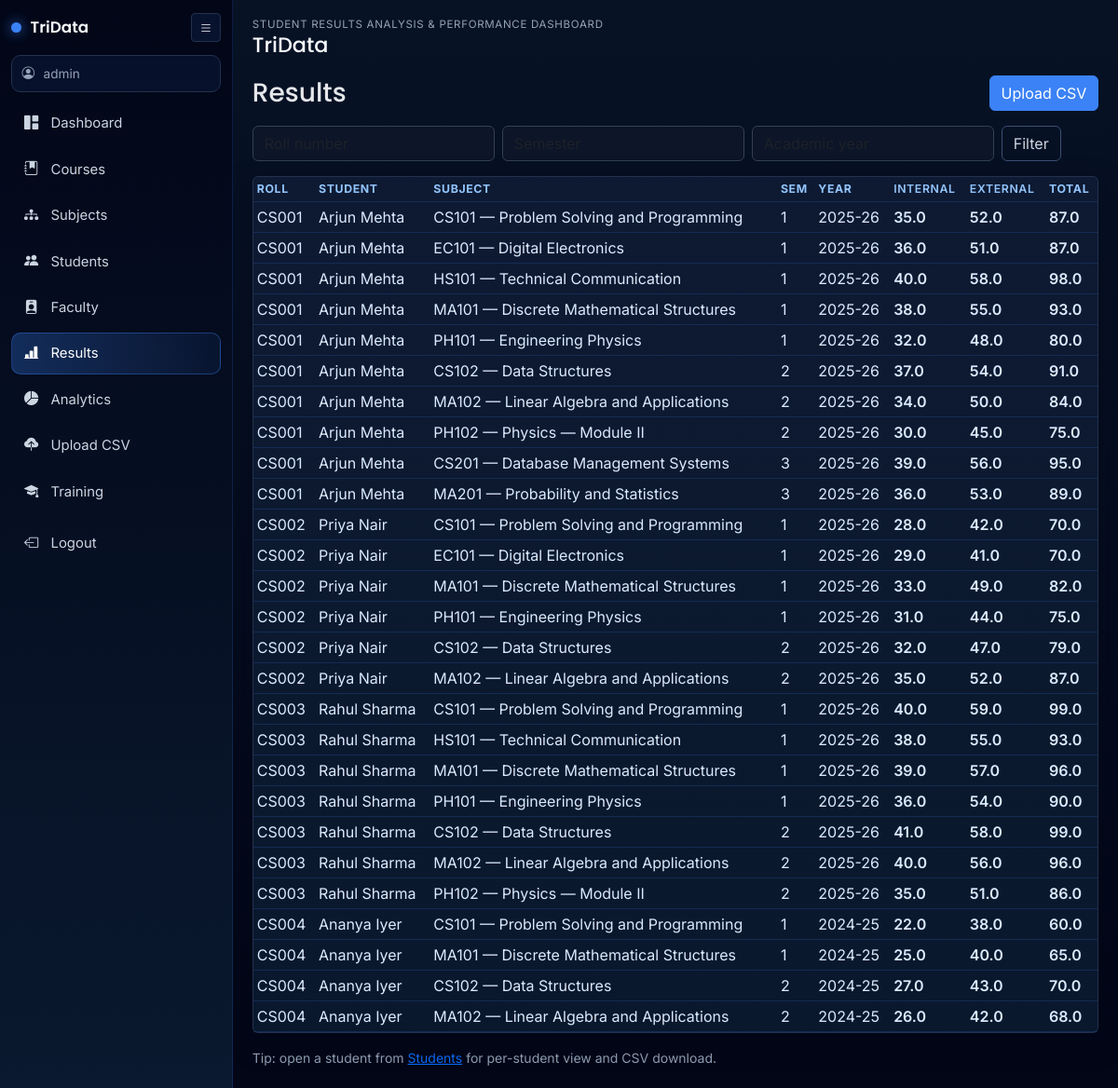
/admin/results (signed in), run on the app's committed database.
### app/models.py (models this page shows, shortened)
class User(UserMixin, db.Model):
    __tablename__ = "users"
    id = db.Column(db.Integer, primary_key=True)
    username = db.Column(db.String(80), unique=True, nullable=False, index=True)
    password_hash = db.Column(db.String(256), nullable=False)
    role = db.Column(db.String(20), nullable=False, default="student")  # admin | faculty | student
    student = db.relationship("Student", backref="user_account", uselist=False)
    faculty = db.relationship("Faculty", backref="user_account", uselist=False)

class Result(db.Model):
    __tablename__ = "results"
    id = db.Column(db.Integer, primary_key=True)
    student_id = db.Column(db.Integer, db.ForeignKey("students.id"), nullable=False)
    subject_id = db.Column(db.Integer, db.ForeignKey("subjects.id"), nullable=False)
    semester = db.Column(db.Integer, nullable=False)
    academic_year = db.Column(db.String(32), nullable=False, default="2025-26")
    internal_marks = db.Column(db.Float, nullable=False, default=0)
    external_marks = db.Column(db.Float, nullable=False, default=0)
    __table_args__ = (
        db.UniqueConstraint(
            "student_id", "subject_id", "semester", "academic_year", name="uq_result_row"
        ),
    )
    @property
    def total_marks(self) -> float:
        return float(self.internal_marks or 0) + float(self.external_marks or 0)

class Student(db.Model):
    __tablename__ = "students"
    id = db.Column(db.Integer, primary_key=True)
    user_id = db.Column(db.Integer, db.ForeignKey("users.id"), unique=True, nullable=False)
    roll_number = db.Column(db.String(64), unique=True, nullable=False, index=True)
    full_name = db.Column(db.String(160), nullable=False)
    email = db.Column(db.String(120))
    phone = db.Column(db.String(32))
    course_id = db.Column(db.Integer, db.ForeignKey("courses.id"), nullable=False)
    results = db.relationship("Result", backref="student", lazy="dynamic", cascade="all, delete-orphan")
    trainings = db.relationship("Training", backref="student", lazy="dynamic", cascade="all, delete-orphan")

class Subject(db.Model):
    __tablename__ = "subjects"
    id = db.Column(db.Integer, primary_key=True)
    name = db.Column(db.String(120), nullable=False)
    code = db.Column(db.String(32), nullable=False, index=True)
    course_id = db.Column(db.Integer, db.ForeignKey("courses.id"), nullable=False)
    max_internal = db.Column(db.Integer, default=40)
    max_external = db.Column(db.Integer, default=60)
    __table_args__ = (db.UniqueConstraint("course_id", "code", name="uq_subject_course_code"),)
    results = db.relationship("Result", backref="subject", lazy="dynamic")

### app/routes/admin.py (the view)
@bp.route("/results")
def results_list():
    roll = (request.args.get("roll") or "").strip()
    semester = request.args.get("semester", type=int)
    year = (request.args.get("year") or "").strip()
    query = Result.query.join(Student).join(Subject)
    if roll:
        query = query.filter(Student.roll_number.ilike(f"%{roll}%"))
    if semester:
        query = query.filter(Result.semester == semester)
    if year:
        query = query.filter(Result.academic_year == year)
    results = query.order_by(
        Student.roll_number, Result.semester, Subject.code
    ).all()
    students = Student.query.order_by(Student.roll_number).limit(500).all()
    return render_template(
        "admin/results_list.html",
        results=results,
        students=students,
        roll=roll,
        semester=semester,
        year=year,
    )

### app/routes/admin.py (called while the page is built)
@bp.before_request
@login_required
def _admin_gate():
    if current_user.role != "admin":
        from flask import abort
        abort(403)

### app/templates/admin/results_list.html (shortened to what this page needs)
{% extends "base.html" %}
{% block content %}
<div class="d-flex justify-content-between align-items-center mb-3 flex-wrap gap-2">
  <h1 class="h3 mb-0">Results</h1>
  <a class="btn btn-primary" href="{{ url_for('admin.results_upload') }}">Upload CSV</a>
</div>
<form class="row g-2 mb-3" method="get">
  <div class="col-auto"><input class="form-control" name="roll" placeholder="Roll number" value="{{ roll or '' }}"></div>
  <div class="col-auto"><input class="form-control" type="number" min="1" name="semester" placeholder="Semester" value="{{ semester or '' }}"></div>
  <div class="col-auto"><input class="form-control" name="year" placeholder="Academic year" value="{{ year or '' }}"></div>
  <div class="col-auto"><button type="submit" class="btn btn-outline-secondary">Filter</button></div>
</form>
<div class="card">
  <div class="table-responsive">
    <table class="table table-sm table-hover mb-0">
      <thead>
        <tr>
          <th>Roll</th><th>Student</th><th>Subject</th><th>Sem</th><th>Year</th>
          <th class="marks-int">Internal</th><th class="marks-ext">External</th><th>Total</th>
        </tr>
      </thead>
      <tbody>
        {% for r in results %}
        <tr>
          <td>{{ r.student.roll_number }}</td>
          <td>{{ r.student.full_name }}</td>
          <td>{{ r.subject.code }} — {{ r.subject.name }}</td>
          <td>{{ r.semester }}</td>
          <td>{{ r.academic_year }}</td>
          <td class="marks-int">{{ r.internal_marks }}</td>
          <td class="marks-ext">{{ r.external_marks }}</td>
          <td class="fw-semibold">{{ '%.1f'|format(r.total_marks) }}</td>
        </tr>
        {% else %}
        <tr><td colspan="8" class="text-muted py-4 text-center">No rows. Upload a CSV or adjust filters.</td></tr>
        {% endfor %}
      </tbody>
    </table>
  </div>
</div>
<p class="text-muted small mt-3 mb-0">Tip: open a student from <a href="{{ url_for('admin.students_list') }}">Students</a> for per-student view and CSV download.</p>
{% endblock %}

### app/templates/base.html (shortened to what this page needs)
<!DOCTYPE html>
<html lang="en">
<head>
  <link href="https://cdn.jsdelivr.net/npm/bootstrap-icons@1.11.3/font/bootstrap-icons.css" rel="stylesheet">
  <link href="https://cdn.jsdelivr.net/npm/bootstrap@5.3.3/dist/css/bootstrap.min.css" rel="stylesheet">
  <link rel="stylesheet" href="{{ url_for('static', filename='css/app.css') }}">
</head>
<body>
  {% if current_user.is_authenticated %}
  <div id="tridataShell" class="app-shell">
    <aside id="appSidebar" class="app-sidebar">
      <div class="sidebar-head">
        <div class="brand-wrap">
          <span class="brand-dot"></span>
          <span class="brand-text">TriData</span>
        </div>
        <button id="sidebarToggle" class="btn btn-sm icon-btn" type="button" aria-label="Toggle sidebar">
          <i class="bi bi-list"></i>
        </button>
      </div>
      <div class="user-chip">
        <i class="bi bi-person-circle"></i>
        <span>{{ current_user.username }}</span>
      </div>
      <nav class="side-nav">
        {% if current_user.role == 'admin' %}
        <a class="side-link {% if request.endpoint == 'admin.dashboard' %}active{% endif %}" href="{{ url_for('admin.dashboard') }}"><i class="bi bi-grid-1x2-fill"></i><span>Dashboard</span></a>
        <a class="side-link " href="{{ url_for('admin.courses_list') }}"><i class="bi bi-journal-bookmark-fill"></i><span>Courses</span></a>
        <a class="side-link " href="{{ url_for('admin.subjects_list') }}"><i class="bi bi-diagram-3-fill"></i><span>Subjects</span></a>
        <a class="side-link " href="{{ url_for('admin.students_list') }}"><i class="bi bi-people-fill"></i><span>Students</span></a>
        <a class="side-link " href="{{ url_for('admin.faculty_list') }}"><i class="bi bi-person-badge-fill"></i><span>Faculty</span></a>
        <a class="side-link {% if request.endpoint == 'admin.results_list' %}active{% endif %}" href="{{ url_for('admin.results_list') }}"><i class="bi bi-bar-chart-line-fill"></i><span>Results</span></a>
        <a class="side-link {% if request.endpoint == 'admin.analytics' %}active{% endif %}" href="{{ url_for('admin.analytics') }}"><i class="bi bi-pie-chart-fill"></i><span>Analytics</span></a>
        <a class="side-link {% if request.endpoint == 'admin.results_upload' %}active{% endif %}" href="{{ url_for('admin.results_upload') }}"><i class="bi bi-cloud-upload-fill"></i><span>Upload CSV</span></a>
        <a class="side-link {% if request.endpoint in ['admin.training_list'] %}active{% endif %}" href="{{ url_for('admin.training_list') }}"><i class="bi bi-mortarboard-fill"></i><span>Training</span></a>
        {% endif %}
      </nav>
      <a class="side-link logout-link" href="{{ url_for('auth.logout') }}"><i class="bi bi-box-arrow-left"></i><span>Logout</span></a>
    </aside>
    <div class="content-wrap">
      <header class="content-head">
        <div>
          <div class="eyebrow">Student Results Analysis & Performance Dashboard</div>
          <h1 class="page-title">{% block page_title %}TriData{% endblock %}</h1>
        </div>
      </header>
      <main class="content-main">
        {{ self.content() }}
      </main>
    </div>
  </div>
  {% endif %}
</body>
</html>

### app/static/css/app.css (style rules this page uses)
:root { --deep-blue: #0a192f; --dark-black: #020617; --accent-blue: #3b82f6; --light-text: #e5e7eb; --muted-text: #94a3b8; --panel: #0f1b33; --panel-2: #111f3a; --border: #23314f; }
* { font-family: Inter, "Segoe UI", sans-serif; }
body { min-height: 100vh; background: linear-gradient(180deg, #071225 0%, var(--dark-black) 100%); color: var(--light-text); }
h1, h2, h3, h4, h5, h6, .page-title, .brand-text { font-family: Poppins, Inter, sans-serif; }
.app-shell { display: flex; min-height: 100vh; }
.app-sidebar { position: fixed; top: 0; left: 0; bottom: 0; width: 250px; background: linear-gradient(180deg, var(--dark-black) 0%, var(--deep-blue) 100%); border-right: 1px solid rgba(59, 130, 246, 0.18); padding: 0.9rem 0.75rem 0.8rem; transition: width 0.2s ease; overflow: hidden; z-index: 1050; }
.sidebar-head { display: flex; align-items: center; justify-content: space-between; margin-bottom: 0.85rem; }
.brand-wrap { display: flex; align-items: center; gap: 0.6rem; }
.brand-dot { width: 11px; height: 11px; border-radius: 50%; background: var(--accent-blue); box-shadow: 0 0 14px rgba(59, 130, 246, 0.8); }
.brand-text { font-size: 1.05rem; font-weight: 600; color: #f8fafc; }
.icon-btn { border: 1px solid var(--border); color: var(--light-text); background: rgba(59, 130, 246, 0.1); }
.user-chip { display: flex; align-items: center; gap: 0.6rem; color: var(--muted-text); border: 1px solid var(--border); background: rgba(59, 130, 246, 0.08); border-radius: 10px; padding: 0.55rem 0.65rem; font-size: 0.85rem; margin-bottom: 0.7rem; }
.side-nav { display: flex; flex-direction: column; gap: 0.3rem; }
.side-link { display: flex; align-items: center; gap: 0.75rem; color: #cbd5e1; text-decoration: none; border-radius: 10px; padding: 0.62rem 0.72rem; font-size: 0.93rem; border: 1px solid transparent; transition: all 0.18s ease; }
.side-link i { width: 18px; text-align: center; font-size: 0.95rem; }
.side-link.active { color: #fff; border-color: rgba(59, 130, 246, 0.36); background: linear-gradient(90deg, rgba(59, 130, 246, 0.28), rgba(59, 130, 246, 0.08)); }
.logout-link { margin-top: 0.7rem; }
.content-wrap { margin-left: 250px; width: calc(100% - 250px); transition: margin-left 0.2s ease, width 0.2s ease; }
.content-head { padding: 1.1rem 1.3rem 0.4rem; }
.eyebrow { color: var(--muted-text); text-transform: uppercase; letter-spacing: 0.06em; font-size: 0.72rem; }
.page-title { margin-bottom: 0; font-size: 1.4rem; color: #f8fafc; }
.content-main { padding: 0.8rem 1.3rem 1.35rem; }
.card { background: linear-gradient(180deg, rgba(15, 27, 51, 0.92), rgba(10, 25, 47, 0.92)); border: 1px solid var(--border); box-shadow: 0 10px 30px rgba(2, 6, 23, 0.45); color: var(--light-text); }
.table { --bs-table-bg: transparent; --bs-table-color: #dbeafe; --bs-table-border-color: rgba(59, 130, 246, 0.18); --bs-table-hover-bg: rgba(59, 130, 246, 0.08); }
.table thead th { font-size: 0.77rem; text-transform: uppercase; letter-spacing: 0.05em; color: #93c5fd; border-bottom-width: 1px; }
.text-muted, .small.text-muted { color: var(--muted-text) !important; }
.form-control, .form-select { background: rgba(15, 23, 42, 0.8); border-color: #334155; color: var(--light-text); }
.btn-primary { background-color: var(--accent-blue); border-color: var(--accent-blue); }
.btn-outline-secondary, .btn-outline-primary, .btn-outline-success, .btn-outline-danger { border-color: #3b4f73; color: #cbd5e1; }
.marks-int { color: #34d399; font-weight: 600; }
.marks-ext { color: #60a5fa; font-weight: 600; }

### data on the page
User: username "admin"
Result: student.roll_number "CS001", student.full_name "Arjun Mehta", subject.code "CS101", subject.name "Problem Solving and Programming", semester "1", academic_year "2025-26", internal_marks "35.0", external_marks "52.0", total_marks "87.0"
Result: student.roll_number "CS001", student.full_name "Arjun Mehta", subject.code "EC101", subject.name "Digital Electronics", semester "1", academic_year "2025-26", internal_marks "36.0", external_marks "51.0", total_marks "87.0"
Result: student.roll_number "CS001", student.full_name "Arjun Mehta", subject.code "HS101", subject.name "Technical Communication", semester "1", academic_year "2025-26", internal_marks "40.0", external_marks "58.0", total_marks "98.0"
Result: student.roll_number "CS001", student.full_name "Arjun Mehta", subject.code "MA101", subject.name "Discrete Mathematical Structures", semester "1", academic_year "2025-26", internal_marks "38.0", external_marks "55.0", total_marks "93.0"
Result: student.roll_number "CS001", student.full_name "Arjun Mehta", subject.code "PH101", subject.name "Engineering Physics", semester "1", academic_year "2025-26", internal_marks "32.0", external_marks "48.0", total_marks "80.0"
Result: student.roll_number "CS001", student.full_name "Arjun Mehta", subject.code "CS102", subject.name "Data Structures", semester "2", academic_year "2025-26", internal_marks "37.0", external_marks "54.0", total_marks "91.0"
Result: student.roll_number "CS001", student.full_name "Arjun Mehta", subject.code "MA102", subject.name "Linear Algebra and Applications", semester "2", academic_year "2025-26", internal_marks "34.0", external_marks "50.0", total_marks "84.0"
Result: student.roll_number "CS001", student.full_name "Arjun Mehta", subject.code "PH102", subject.name "Physics — Module II", semester "2", academic_year "2025-26", internal_marks "30.0", external_marks "45.0", total_marks "75.0"
Result: student.roll_number "CS001", student.full_name "Arjun Mehta", subject.code "CS201", subject.name "Database Management Systems", semester "3", academic_year "2025-26", internal_marks "39.0", external_marks "56.0", total_marks "95.0"
Result: student.roll_number "CS001", student.full_name "Arjun Mehta", subject.code "MA201", subject.name "Probability and Statistics", semester "3", academic_year "2025-26", internal_marks "36.0", external_marks "53.0", total_marks "89.0"
Result: student.roll_number "CS002", student.full_name "Priya Nair", subject.code "CS101", subject.name "Problem Solving and Programming", semester "1", academic_year "2025-26", internal_marks "28.0", external_marks "42.0", total_marks "70.0"
Result: student.roll_number "CS002", student.full_name "Priya Nair", subject.code "EC101", subject.name "Digital Electronics", semester "1", academic_year "2025-26", internal_marks "29.0", external_marks "41.0", total_marks "70.0"
Result: student.roll_number "CS002", student.full_name "Priya Nair", subject.code "MA101", subject.name "Discrete Mathematical Structures", semester "1", academic_year "2025-26", internal_marks "33.0", external_marks "49.0", total_marks "82.0"
Result: student.roll_number "CS002", student.full_name "Priya Nair", subject.code "PH101", subject.name "Engineering Physics", semester "1", academic_year "2025-26", internal_marks "31.0", external_marks "44.0", total_marks "75.0"
Result: student.roll_number "CS002", student.full_name "Priya Nair", subject.code "CS102", subject.name "Data Structures", semester "2", academic_year "2025-26", internal_marks "32.0", external_marks "47.0", total_marks "79.0"
Result: student.roll_number "CS002", student.full_name "Priya Nair", subject.code "MA102", subject.name "Linear Algebra and Applications", semester "2", academic_year "2025-26", internal_marks "35.0", external_marks "52.0", total_marks "87.0"
Result: student.roll_number "CS003", student.full_name "Rahul Sharma", subject.code "CS101", subject.name "Problem Solving and Programming", semester "1", academic_year "2025-26", internal_marks "40.0", external_marks "59.0", total_marks "99.0"
Result: student.roll_number "CS003", student.full_name "Rahul Sharma", subject.code "HS101", subject.name "Technical Communication", semester "1", academic_year "2025-26", internal_marks "38.0", external_marks "55.0", total_marks "93.0"
Result: student.roll_number "CS003", student.full_name "Rahul Sharma", subject.code "MA101", subject.name "Discrete Mathematical Structures", semester "1", academic_year "2025-26", internal_marks "39.0", external_marks "57.0", total_marks "96.0"
Result: student.roll_number "CS003", student.full_name "Rahul Sharma", subject.code "PH101", subject.name "Engineering Physics", semester "1", academic_year "2025-26", internal_marks "36.0", external_marks "54.0", total_marks "90.0"
Result: student.roll_number "CS003", student.full_name "Rahul Sharma", subject.code "CS102", subject.name "Data Structures", semester "2", academic_year "2025-26", internal_marks "41.0", external_marks "58.0", total_marks "99.0"
Result: student.roll_number "CS003", student.full_name "Rahul Sharma", subject.code "MA102", subject.name "Linear Algebra and Applications", semester "2", academic_year "2025-26", internal_marks "40.0", external_marks "56.0", total_marks "96.0"
Result: student.roll_number "CS003", student.full_name "Rahul Sharma", subject.code "PH102", subject.name "Physics — Module II", semester "2", academic_year "2025-26", internal_marks "35.0", external_marks "51.0", total_marks "86.0"
Result: student.roll_number "CS004", student.full_name "Ananya Iyer", subject.code "CS101", subject.name "Problem Solving and Programming", semester "1", academic_year "2024-25", internal_marks "22.0", external_marks "38.0", total_marks "60.0"
Result: student.roll_number "CS004", student.full_name "Ananya Iyer", subject.code "MA101", subject.name "Discrete Mathematical Structures", semester "1", academic_year "2024-25", internal_marks "25.0", external_marks "40.0", total_marks "65.0"
Result: student.roll_number "CS004", student.full_name "Ananya Iyer", subject.code "CS102", subject.name "Data Structures", semester "2", academic_year "2024-25", internal_marks "27.0", external_marks "43.0", total_marks "70.0"
Result: student.roll_number "CS004", student.full_name "Ananya Iyer", subject.code "MA102", subject.name "Linear Algebra and Applications", semester "2", academic_year "2024-25", internal_marks "26.0", external_marks "42.0", total_marks "68.0"
